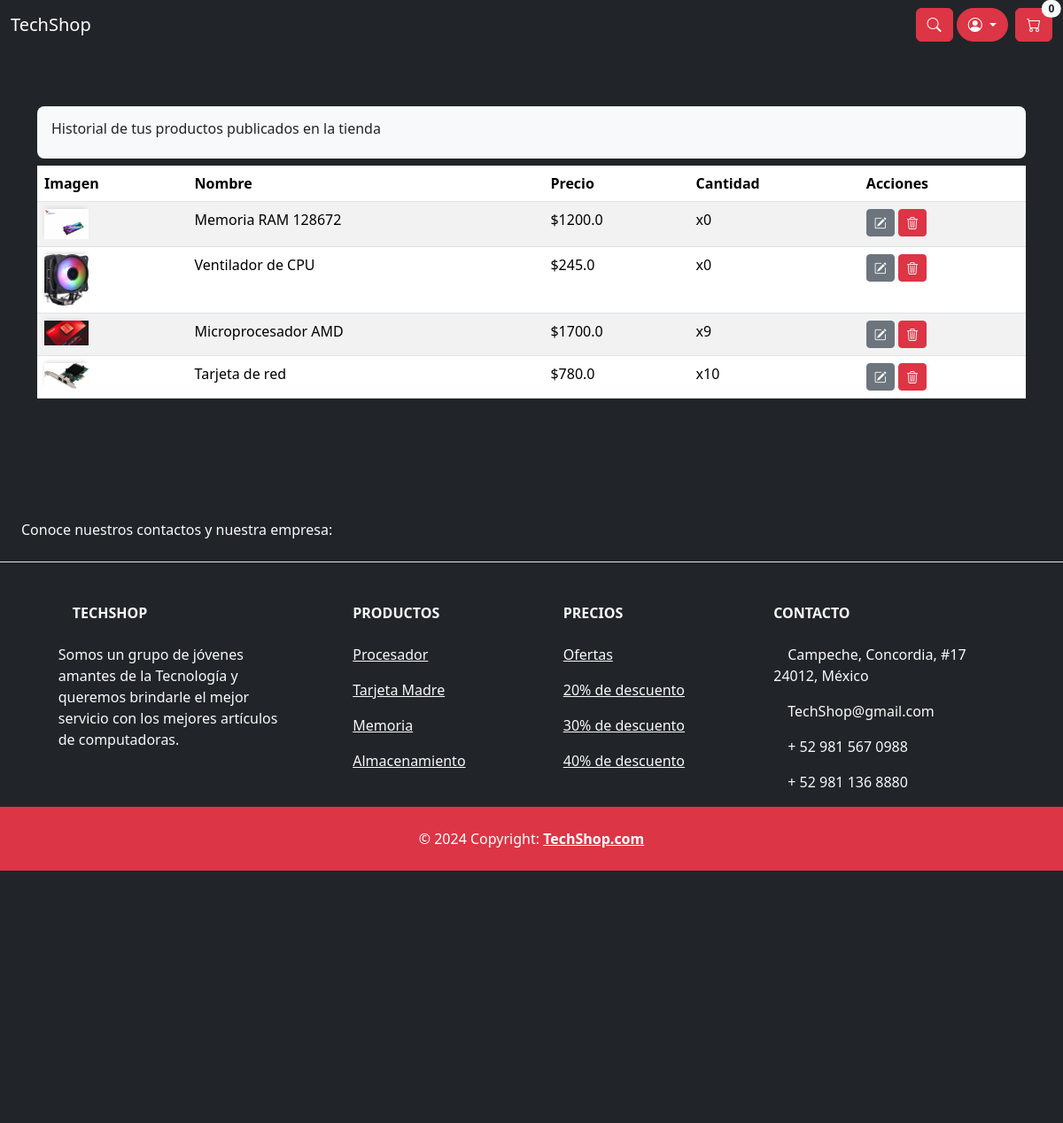
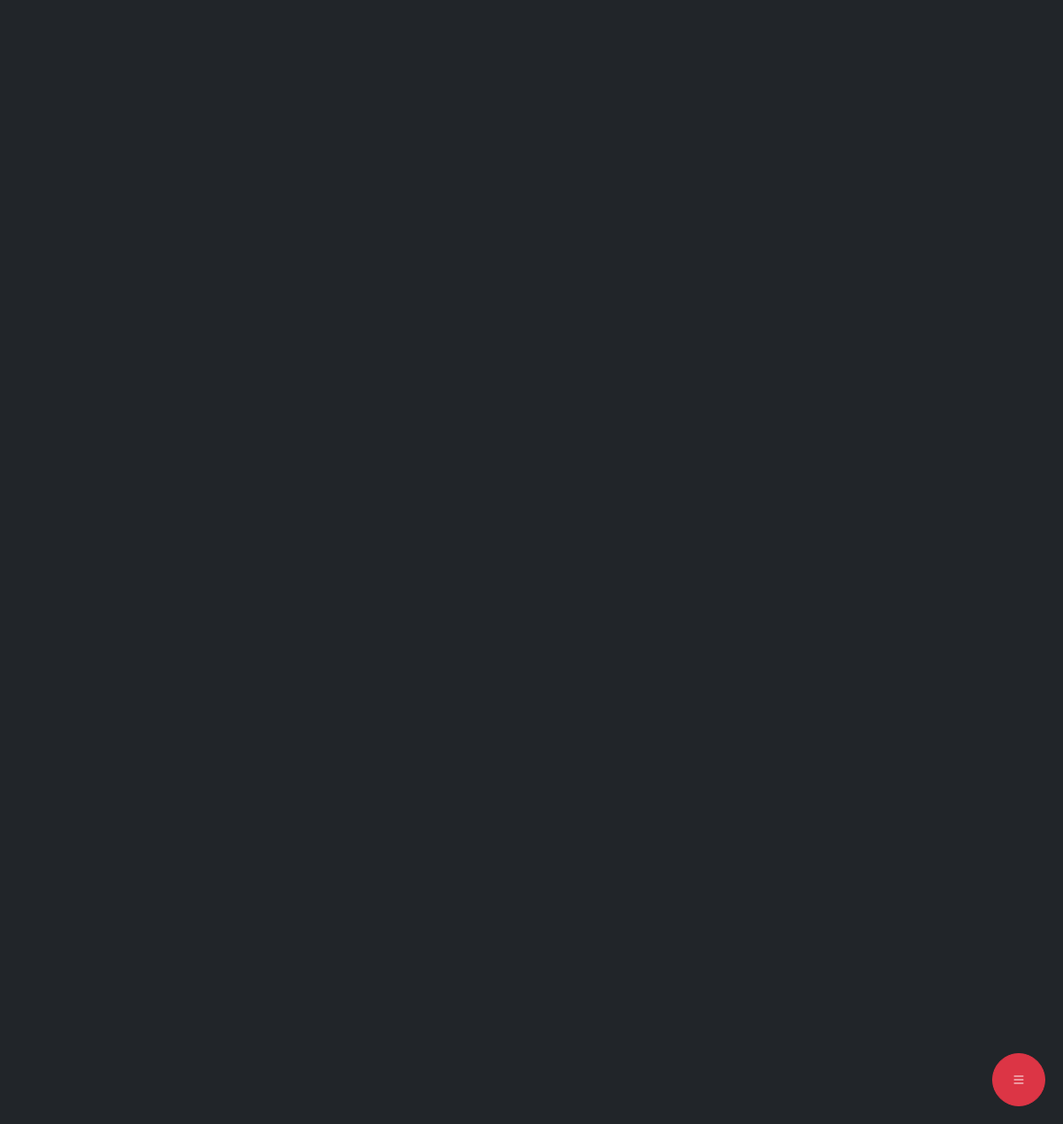
Screenshot of /productHistory/ (signed in) with the database file from the repository (2 pictures, top to bottom).
### store/models.py (models this page shows, shortened)
class Product(models.Model):
    seller = models.ForeignKey(User, on_delete=models.CASCADE)
    name = models.CharField(max_length=200, null=True)
    mark = models.CharField(max_length=100, null=True)
    price = models.FloatField()
    quantity = models.IntegerField(null=True)
    oferta = models.BooleanField(default=False, null=True, blank=False)
    description = models.TextField(max_length=1000, null=True)
    qualityuno = models.CharField(max_length=200, null=True)
    qualitydos = models.CharField(max_length=200, null=True)
    qualitytres = models.CharField(max_length=200, null=True)
    qualitycuatro = models.CharField(max_length=200, null=True)
    qualitycinco = models.CharField(max_length=200, null=True)
    qualityseis = models.CharField(max_length=200, null=True)
    qualitysiete = models.CharField(max_length=200, null=True)
    qualityocho = models.CharField(max_length=200, null=True)
    qualitynueve = models.CharField(max_length=200, null=True)
    digital = models.BooleanField(default=False, null=True, blank=False)
    SECTION_CHOICES = [
    ('MEMORIAS', 'MEMORIAS'),
    ('ALMACENAMIENTO', 'ALMACENAMIENTO'),
    ('PROCESADORES', 'PROCESADORES'),
    ('GABINETES', 'GABINETES'),
    ('MOUSES', 'MOUSES'),
    ('VENTILADORES', 'VENTILADORES'),
    ('MONITORES', 'MONITORES'),
    ('TECLADOS', 'TECLADOS'),
    ('TECLADOS GAMER', 'TECLADOS GAMER'),
    ('TARJETAS GRÁFICAS', 'TARJETAS GRÁFICAS'),
    ('TARJETAS MADRES', 'TARJETAS MADRES'),
    ('TARJETAS DE RED', 'TARJETAS DE RED'),
    ]
    section = models.CharField(max_length=200, choices=SECTION_CHOICES, null=True)
    image = models.ImageField(null=True, blank=False)
    imageuno = models.ImageField(null=True, blank=False)
    imagedos = models.ImageField(null=True, blank=False)
    imagetres = models.ImageField(null=True, blank=False)
    imagecuatro = models.ImageField(null=True, blank=False)
    imagecinco = models.ImageField(null=True, blank=False)
    @property
    def imageURL(self):
        try:
            url = self.image.url
        except:
            url = ''
        return url

### store/views.py (the view)
# urls.py: path('productHistory/', views.product_history, name='productHistory'),
@login_required
def product_history(request):
    data = cartData(request)
    cartItems = data['cartItems']
    user = request.user
    print("Usuario autenticado:", user.username)  # Verifica el usuario autenticado en la consola del servidor
    products = Product.objects.filter(seller=request.user)
    return render(request, 'store/productHistory.html', {'products': products, 'cartItems':cartItems})

### store/models.py (called while the page is built)
    @property
    def get_cart_items(self):
        orderitems = self.orderitem_set.all()
        total = sum([item.quantity for item in orderitems])
        return total

### store/utils.py (called while the page is built)
def cartData(request):
	if request.user.is_authenticated:
		customer = request.user.customer
		order, created = Order.objects.get_or_create(customer=customer, complete=False)
		items = order.orderitem_set.all()
		cartItems = order.get_cart_items
	else:
		cookieData = cookieCart(request)
		cartItems = cookieData['cartItems']
		order = cookieData['order']
		items = cookieData['items']
	return {'cartItems':cartItems ,'order':order, 'items':items}

### store/templates/store/productHistory.html (shortened to what this page needs)
{% extends 'store/main.html' %}
{% block content %}
<section>
  <div class="container py-5">
    <div class="row">
      <div class="col">
        <nav aria-label="breadcrumb" class="bg-body-tertiary bg-danger rounded-3 p-3 mb-2">
          <h6>Historial de tus productos publicados en la tienda</h6>
        </nav>
      </div>
    </div>
    <div class="row">
      {% if products %}
      <div class="col">
        <div class="table-responsive">
          <table class="table table-striped">
            <thead>
              <tr>
                <th scope="col">Imagen</th>
                <th scope="col">Nombre</th>
                <th scope="col">Precio</th>
                <th scope="col">Cantidad</th>
                <th scope="col">Acciones</th>
              </tr>
            </thead>
            <tbody>
              {% for product in products %}
              <tr>
                <td><img src="{{ product.imageURL }}" class="thumbnail" alt="Producto" style="max-width: 50px; height: auto;"></td>
                <td>{{ product.name }}</td>
                <td>${{ product.price }}</td>
                <td>x{{ product.quantity }}</td>
                <td>
                  <button type="button" class="btn btn-secondary btn-sm" data-bs-toggle="modal"
                    data-bs-target="#exampleModal{{ product.id }}"><i class="bi bi-pencil-square"></i></button>
                  <button type="button" class="btn btn-danger btn-sm btn-delete"
                    data-product-id="{{ product.id }}"><i class="bi bi-trash3"></i></button>
                </td>
              </tr>
              {% endfor %}
            </tbody>
          </table>
        </div>
      </div>
      {% else %}
      <div class="col">
        <div class="alert alert-danger" role="alert">
          ¡No has publicado ningún producto en la tienda!
        </div>
      </div>
      {% endif %}
    </div>
  </div>
</section>
{% endblock content %}

### static/css/main.css (style rules this page uses)
body { background-color: hsl(0, 0%, 100%); }
h1,h2,h3,h4,h5,h6 { color:hsl(0, 0%, 30%); }
.thumbnail { width: 100%; height: 200px; -webkit-box-shadow: -1px -3px 5px -2px rgba(214,214,214,1); -moz-box-shadow: -1px -3px 5px -2px rgba(214,214,214,1); box-shadow: -1px -3px 5px -2px rgba(214,214,214,1); }
.bg-dark { background-color: #4f868c!important; }
.btn { border-radius: 0; }

### rows the page displays
Product: imageURL (picture), name "Memoria RAM 128672", price "1200.0", quantity "0"
Product: imageURL (picture), name "Ventilador de CPU", price "245.0", quantity "0"
Product: imageURL (picture), name "Microprocesador AMD", price "1700.0", quantity "9"
Product: imageURL (picture), name "Tarjeta de red", price "780.0", quantity "10"

### other values shown
{{ cartItems }} "0"
